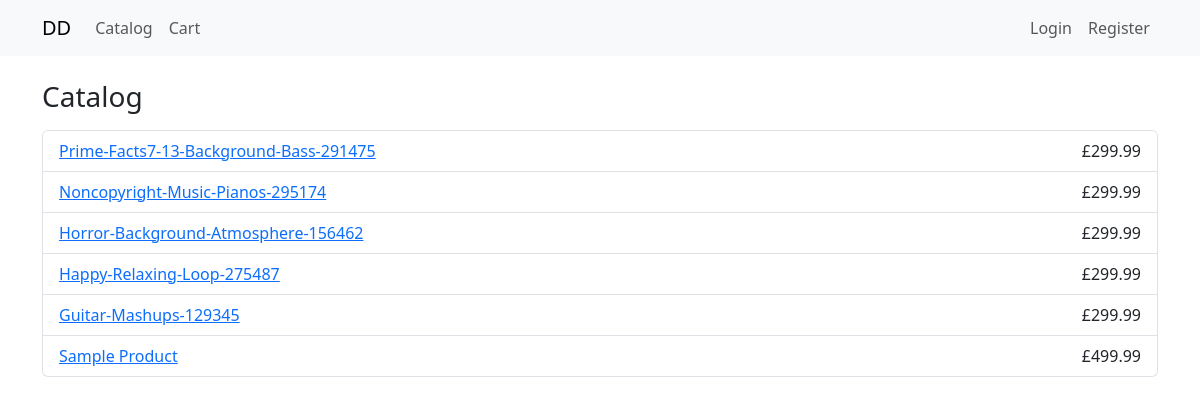
Page /catalog/ on the earlier database version.
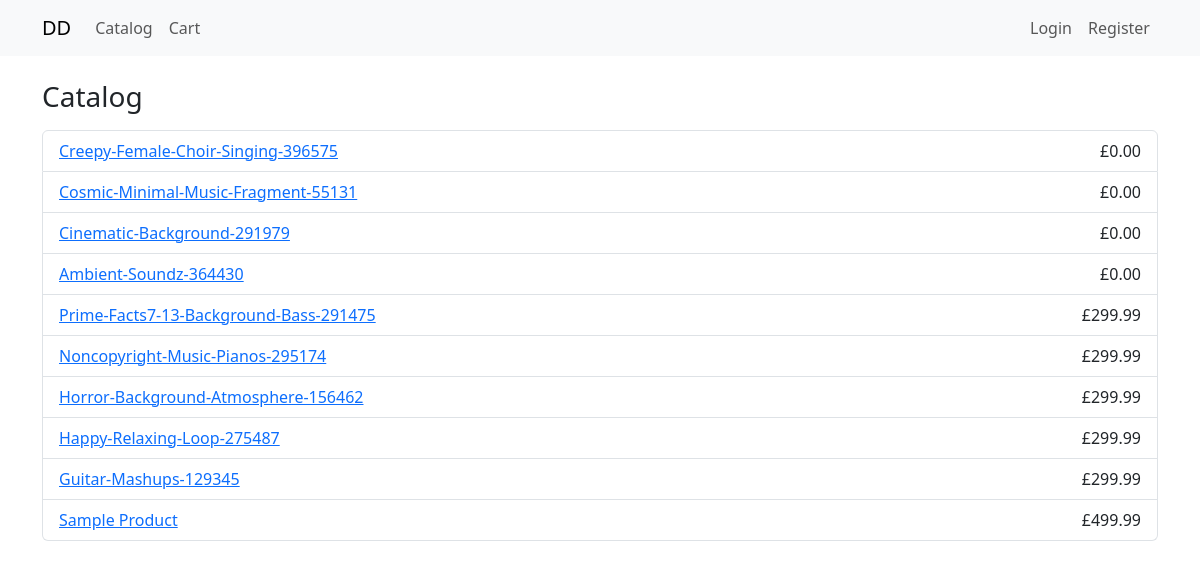
Same page on the later database version.
### catalog/models.py (models this page shows, shortened)
class Product(models.Model):
    id = models.UUIDField(primary_key=True, default=uuid.uuid4, editable=False)
    slug = models.SlugField(unique=True, max_length=140)
    title = models.CharField(max_length=140)
    description = models.TextField(blank=True)
    price_pennies = models.PositiveIntegerField(validators=[MinValueValidator(0)])
    active = models.BooleanField(default=True)
    created_at = models.DateTimeField(auto_now_add=True)
    class Meta:
        ordering = ["-created_at"]

### catalog/views.py (the view)
# urls.py: path("", product_list, name="list"),
def product_list(request):
    products = Product.objects.filter(active=True).order_by("-created_at")
    return render(request, "catalog/list.html", {"products": products})

### templates/catalog/list.html (shortened to what this page needs)
{% extends "base.html" %}
{% block content %}
<h1 class="h3 mb-3">Catalog</h1>
<ul class="list-group">
  {% for p in products %}
    <li class="list-group-item d-flex justify-content-between align-items-center">
      <a href="{% url 'catalog:detail' p.slug %}">{{ p.title }}</a>
      <span>£{{ p.price_pennies|add:"0"|slice:":-2" }}.{{ p.price_pennies|stringformat:"02d"|slice:"-2:" }}</span>
    </li>
  {% empty %}
    <li class="list-group-item text-muted">No products yet.</li>
  {% endfor %}
</ul>
{% endblock %}

### templates/base.html (shortened to what this page needs)
<!DOCTYPE html>
<html lang="en">
  <head>
    <link
      href="https://cdn.jsdelivr.net/npm/bootstrap@5.3.3/dist/css/bootstrap.min.css"
      rel="stylesheet"
    />
  </head>
  <body>
    <nav
      class="navbar navbar-expand-lg navbar-light bg-light"
      aria-label="Main"
    >
      <div class="container">
        <a class="navbar-brand" href="/">DD</a>
        <div class="collapse navbar-collapse" id="nav">
          <ul class="navbar-nav me-auto">
            <li class="nav-item">
              <a class="nav-link" href="{% url 'catalog:list' %}">Catalog</a>
            </li>
            <li class="nav-item">
              <a class="nav-link" href="{% url 'cart:view' %}">Cart</a>
            </li>
          </ul>
          <ul class="navbar-nav ms-auto">
            {% if user.is_authenticated %}
            <li class="nav-item">
              <a class="nav-link" href="{% url 'orders:history' %}">Orders</a>
            </li>
            <li class="nav-item">
              <a class="nav-link" href="{% url 'orders:downloads' %}"
                >My Purchases</a
              >
            </li>
            <li class="nav-item">
              <a class="nav-link" href="{% url 'orders:notes_list' %}"
                >Notes</a
              >
            </li>
            <li class="nav-item">
              <form method="post" action="{% url 'logout' %}" class="d-inline">
                {% csrf_token %}
                <button type="submit" class="nav-link">Logout</button>
              </form>
            </li>
            {% else %}
            <li class="nav-item">
              <a class="nav-link" href="{% url 'login' %}">Login</a>
            </li>
            <li class="nav-item">
              <a class="nav-link" href="{% url 'accounts:register' %}"
                >Register</a
              >
            </li>
            {% endif %}
          </ul>
        </div>
      </div>
    </nav>
    <main class="container my-4">{% block content %}{% endblock %}</main>
  </body>
</html>

Differences in the rows shown:
added Product: title "Creepy-Female-Choir-Singing-396575", price_pennies|add "0", price_pennies "00"
added Product: title "Cosmic-Minimal-Music-Fragment-55131", price_pennies|add "0", price_pennies "00"
added Product: title "Cinematic-Background-291979", price_pennies|add "0", price_pennies "00"
added Product: title "Ambient-Soundz-364430", price_pennies|add "0", price_pennies "00"
